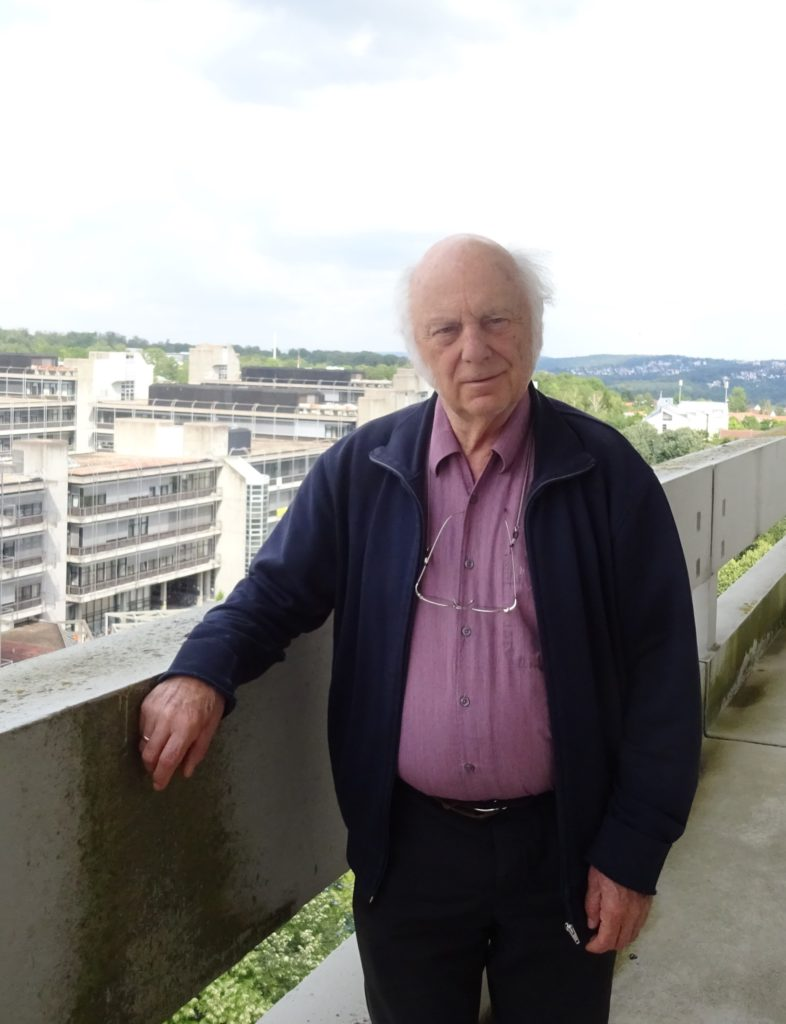
%> input picture imgCompression/Wendland.jpeg, 786 x 1024 px
$ octave imgCompression.m   (GNU Octave 9; MATLAB toolbox functions it lacks are replaced by stand-ins)
%> lines starting %> are read from the running program, lines starting %| are printed output that depends on the picture
clear all;
close all;
addpath('../')
%Img = imread('NCC1701D.jpg');
Img = imread('Wendland.jpeg');
%> Img is the input picture: size 1024x786x3 uint8; mean R, G, B 148, 144.5, 143.5
%Igray = rgb2gray(Img);
figure(1)
imshow(Img);
%M = double(Igray);
%save ('Wendland.txt', 'M', '-ascii');
Rchan = double(Img(:,:,1));
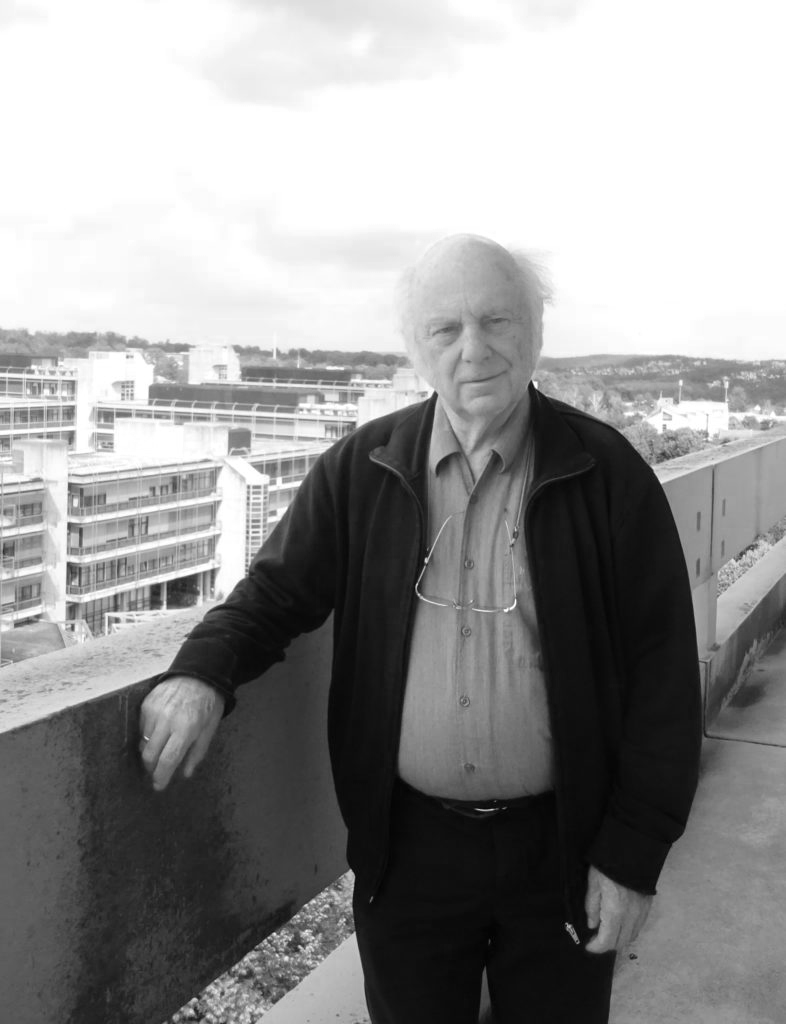
%> Rchan: size 1024x786 double; min 0, max 255, mean 148
Gchan = double(Img(:,:,2));
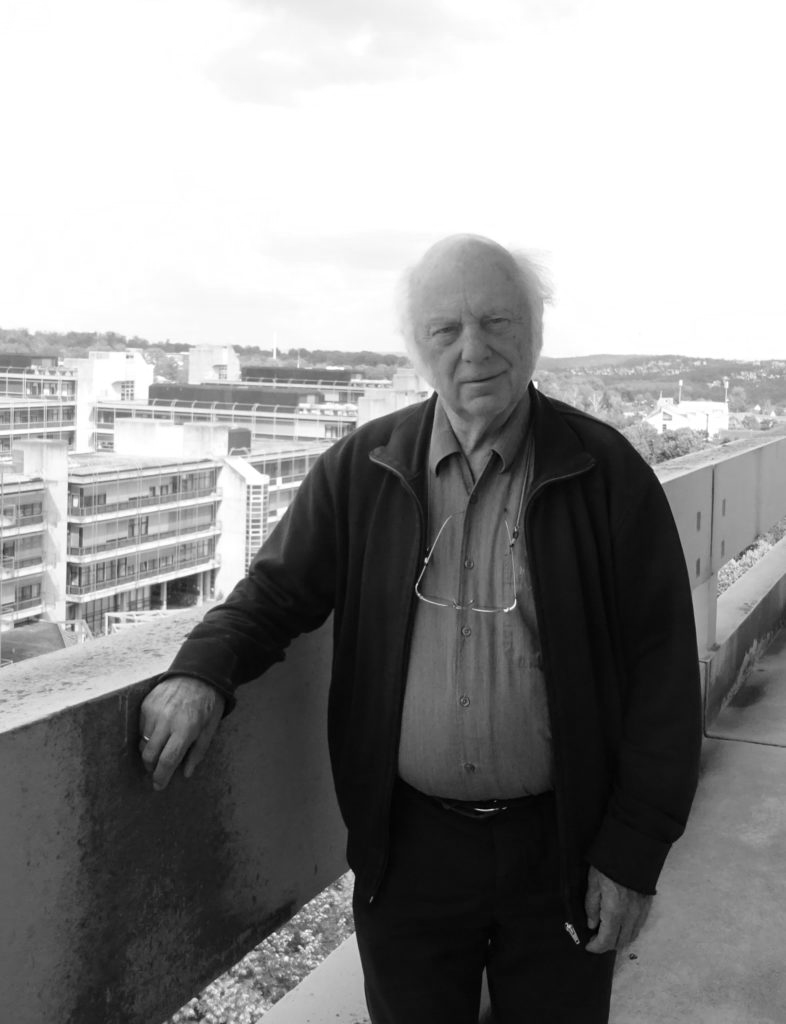
%> Gchan: size 1024x786 double; min 0, max 255, mean 144.5
Bchan = double(Img(:,:,3));
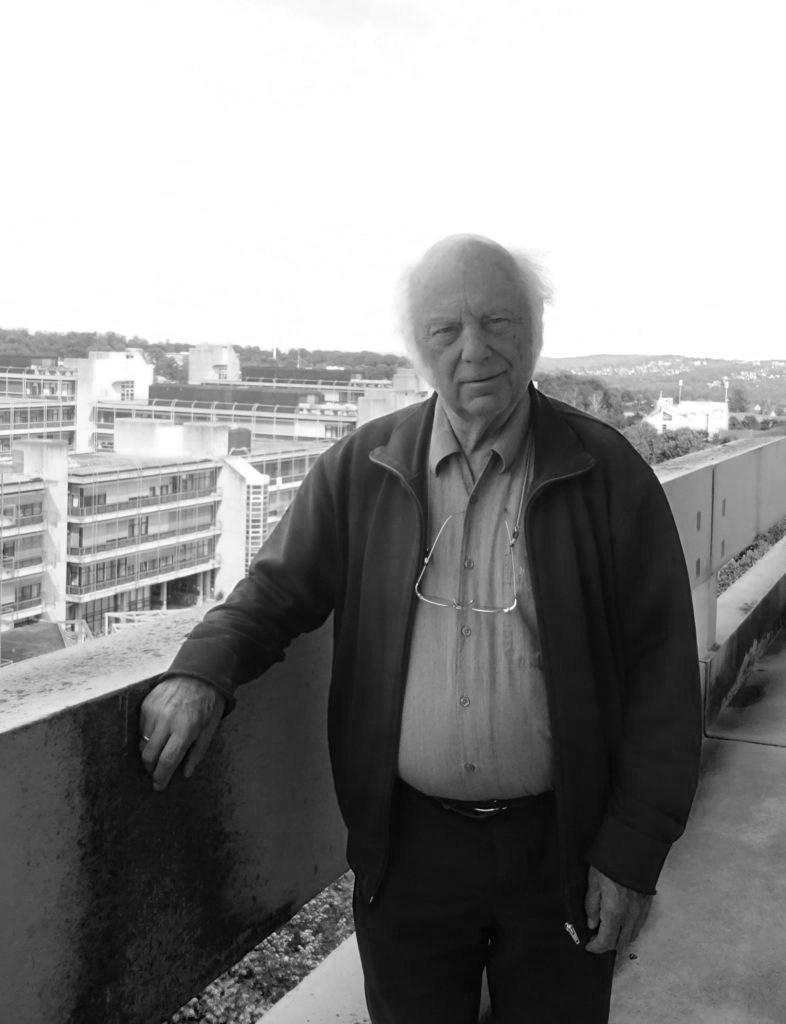
%> Bchan: size 1024x786 double; min 0, max 255, mean 143.5
save ('Rchan.txt', 'Rchan', '-ascii');
save ('Gchan.txt', 'Gchan', '-ascii');
save ('Bchan.txt', 'Bchan', '-ascii');
%GcompressInt;
%Igray2 = mat2gray(G);
Rcompress;
%> (this line was passed over: Rcompress is not available in this run)
Gcompress;
%> (this line was passed over: Gcompress is not available in this run)
Bcompress;
%> (this line was passed over: Bcompress is not available in this run)

Img2 = Img;
%> (the run ends here)
